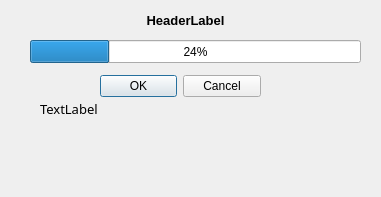
<?xml version="1.0" encoding="UTF-8"?>
<ui version="4.0">
 <class>Stick20ResponseDialog</class>
 <widget class="QDialog" name="Stick20ResponseDialog">
  <property name="geometry">
   <rect>
    <x>0</x>
    <y>0</y>
    <width>381</width>
    <height>197</height>
   </rect>
  </property>
  <property name="windowTitle">
   <string>Stick response</string>
  </property>
  <property name="windowIcon">
   <iconset resource="resources.qrc">
    <normaloff>:/images/CS_icon.png</normaloff>:/images/CS_icon.png</iconset>
  </property>
  <widget class="QDialogButtonBox" name="buttonBox">
   <property name="geometry">
    <rect>
     <x>100</x>
     <y>70</y>
     <width>161</width>
     <height>32</height>
    </rect>
   </property>
   <property name="orientation">
    <enum>Qt::Horizontal</enum>
   </property>
   <property name="standardButtons">
    <set>QDialogButtonBox::Cancel|QDialogButtonBox::Ok</set>
   </property>
  </widget>
  <widget class="QProgressBar" name="progressBar">
   <property name="geometry">
    <rect>
     <x>30</x>
     <y>40</y>
     <width>331</width>
     <height>23</height>
    </rect>
   </property>
   <property name="value">
    <number>24</number>
   </property>
  </widget>
  <widget class="QLabel" name="OutputText">
   <property name="geometry">
    <rect>
     <x>40</x>
     <y>100</y>
     <width>281</width>
     <height>81</height>
    </rect>
   </property>
   <property name="font">
    <font>
     <family>Courier 10 Pitch</family>
     <pointsize>10</pointsize>
     <weight>50</weight>
     <italic>false</italic>
     <bold>false</bold>
    </font>
   </property>
   <property name="text">
    <string>TextLabel</string>
   </property>
   <property name="alignment">
    <set>Qt::AlignLeading|Qt::AlignLeft|Qt::AlignTop</set>
   </property>
   <property name="wordWrap">
    <bool>true</bool>
   </property>
  </widget>
  <widget class="QLabel" name="HeaderText">
   <property name="geometry">
    <rect>
     <x>20</x>
     <y>10</y>
     <width>331</width>
     <height>20</height>
    </rect>
   </property>
   <property name="font">
    <font>
     <pointsize>10</pointsize>
     <weight>75</weight>
     <bold>true</bold>
    </font>
   </property>
   <property name="text">
    <string>HeaderLabel</string>
   </property>
   <property name="textFormat">
    <enum>Qt::PlainText</enum>
   </property>
   <property name="alignment">
    <set>Qt::AlignCenter</set>
   </property>
  </widget>
 </widget>
 <resources>
  <include location="resources.qrc"/>
 </resources>
 <connections>
  <connection>
   <sender>buttonBox</sender>
   <signal>accepted()</signal>
   <receiver>Stick20ResponseDialog</receiver>
   <slot>accept()</slot>
   <hints>
    <hint type="sourcelabel">
     <x>248</x>
     <y>254</y>
    </hint>
    <hint type="destinationlabel">
     <x>157</x>
     <y>274</y>
    </hint>
   </hints>
  </connection>
  <connection>
   <sender>buttonBox</sender>
   <signal>rejected()</signal>
   <receiver>Stick20ResponseDialog</receiver>
   <slot>reject()</slot>
   <hints>
    <hint type="sourcelabel">
     <x>316</x>
     <y>260</y>
    </hint>
    <hint type="destinationlabel">
     <x>286</x>
     <y>274</y>
    </hint>
   </hints>
  </connection>
  <connection>
   <sender>HeaderText</sender>
   <signal>customContextMenuRequested(QPoint)</signal>
   <receiver>Stick20ResponseDialog</receiver>
   <slot>open()</slot>
   <hints>
    <hint type="sourcelabel">
     <x>195</x>
     <y>29</y>
    </hint>
    <hint type="destinationlabel">
     <x>190</x>
     <y>103</y>
    </hint>
   </hints>
  </connection>
 </connections>
</ui>
